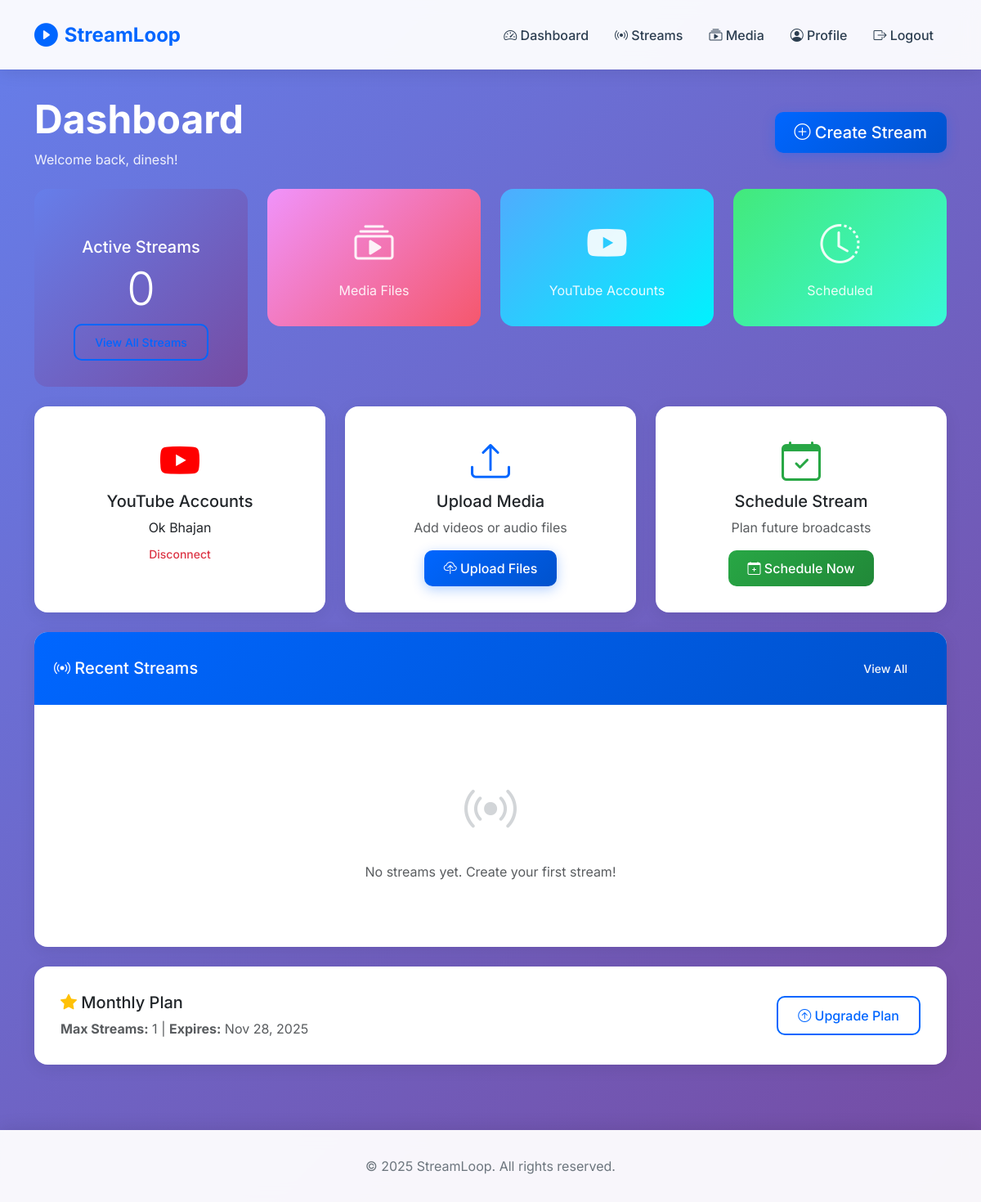
The app's page /accounts/dashboard/ (signed in), older data.
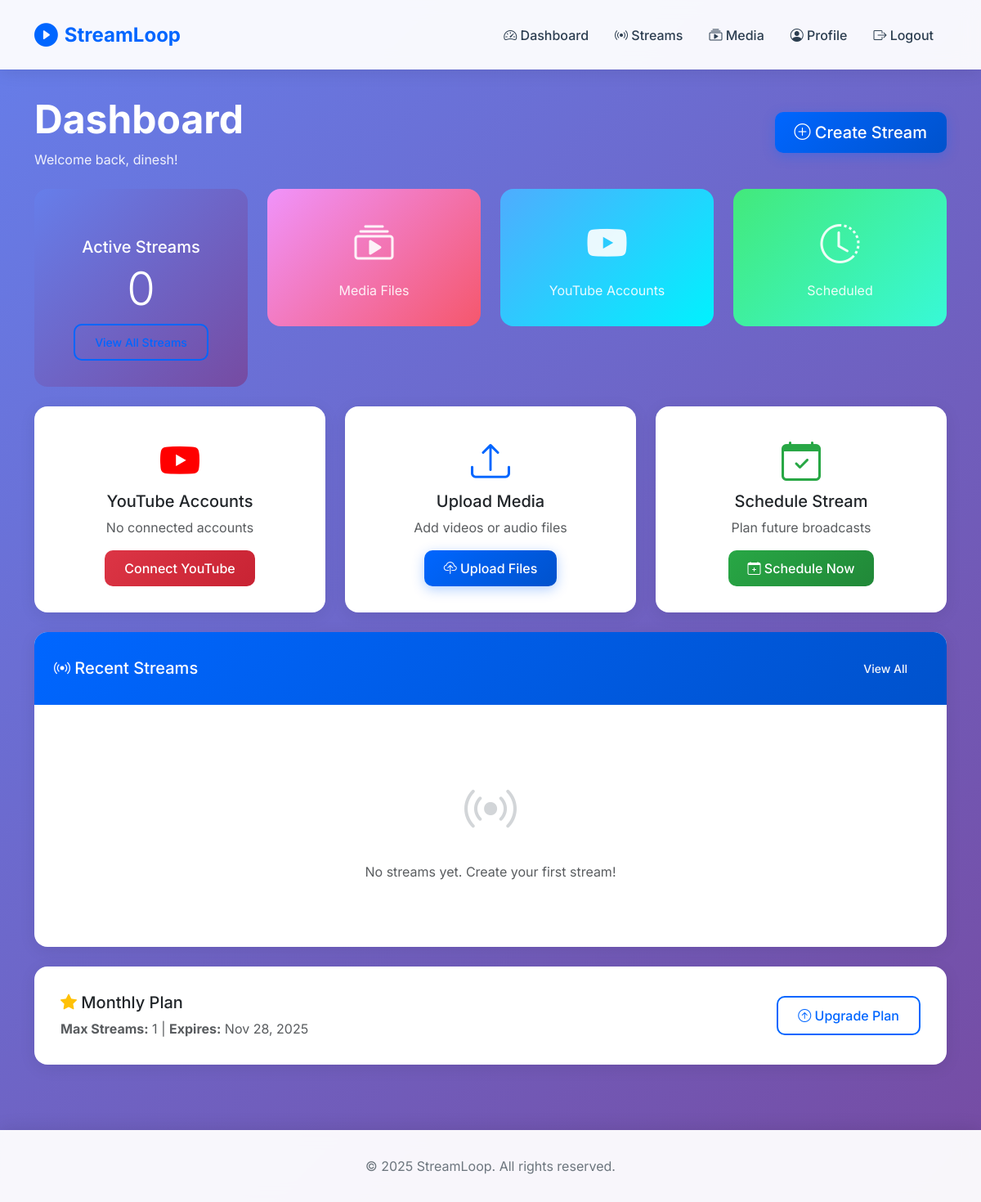
The same page, newer data.
### apps/accounts/models.py (models this page shows, shortened)
class YouTubeAccount(models.Model):
    user = models.ForeignKey(User, on_delete=models.CASCADE, related_name='youtube_accounts')
    channel_id = models.CharField(max_length=255, unique=True)
    channel_title = models.CharField(max_length=255)
    access_token = models.TextField()
    refresh_token = models.TextField()
    token_expiry = models.DateTimeField(null=True, blank=True)
    is_active = models.BooleanField(default=False)
    created_at = models.DateTimeField(auto_now_add=True)
    updated_at = models.DateTimeField(auto_now=True)
    class Meta:
        verbose_name = 'YouTube Account'
        verbose_name_plural = 'YouTube Accounts'

### apps/payments/models.py (models this page shows, shortened)
class Subscription(models.Model):
    PLAN_CHOICES = [
        ('monthly', 'Monthly Plan'),
        ('annual', 'Annual Plan'),
    ]
    STATUS_CHOICES = [
        ('active', 'Active'),
        ('expired', 'Expired'),
        ('cancelled', 'Cancelled'),
    ]
    user = models.ForeignKey(User, on_delete=models.CASCADE, related_name='subscriptions')
    plan_type = models.CharField(max_length=20, choices=PLAN_CHOICES)
    razorpay_order_id = models.CharField(max_length=255, unique=True)
    razorpay_payment_id = models.CharField(max_length=255, blank=True)
    razorpay_signature = models.CharField(max_length=255, blank=True)
    amount = models.IntegerField()  # in paise
    max_streams = models.IntegerField()
    storage_limit = models.BigIntegerField()  # in bytes (1GB = 1073741824 bytes, 2GB = 2147483648 bytes)
    status = models.CharField(max_length=20, choices=STATUS_CHOICES, default='active')
    is_active = models.BooleanField(default=True)
    start_date = models.DateTimeField(auto_now_add=True)
    end_date = models.DateTimeField()
    created_at = models.DateTimeField(auto_now_add=True)
    updated_at = models.DateTimeField(auto_now=True)
    class Meta:
        verbose_name = 'Subscription'
        verbose_name_plural = 'Subscriptions'
        ordering = ['-created_at']

### apps/accounts/views.py (the view)
# urls.py: path('dashboard/', views.dashboard_view, name='dashboard'),
@login_required
def dashboard_view(request):
    try:
        subscription = Subscription.objects.filter(
            user=request.user,
            is_active=True
        ).order_by('-created_at').first()
    except:
        subscription = None
    youtube_accounts = request.user.youtube_accounts.filter(is_active=True)
    active_streams = request.user.streams.filter(status__in=['running', 'starting'])
    context = {
        'subscription': subscription,
        'youtube_accounts': youtube_accounts,
        'active_streams': active_streams,
    }
    return render(request, 'accounts/dashboard.html', context)

### templates/accounts/dashboard.html (shortened to what this page needs)
{% extends 'base.html' %}
{% block content %}
<div class="fade-in">
    <div class="d-flex justify-content-between align-items-center mb-4">
        <div>
            <h1 class="display-5 fw-bold text-white mb-2">Dashboard</h1>
            <p class="text-white mb-0" style="opacity: 0.9;">Welcome back, {{ user.username }}!</p>
        </div>
        <div>
            <a href="{% url 'stream_create' %}" class="btn btn-primary btn-lg">
                <i class="bi bi-plus-circle"></i> Create Stream
            </a>
        </div>
    </div>
    <div class="row g-4 mb-4">
        <div class="col-md-3">
            <div class="stat-card">
                 <h5 class="card-title"> Active Streams</h5>
                 <h2 class="display-4">{{ active_streams.count }}</h2>
                 <a href="{% url 'stream_list' %}" class="btn btn-outline-primary btn-sm">View All Streams</a>
            </div>
        </div>
        <div class="col-md-3">
            <div class="stat-card" style="background: linear-gradient(135deg, #f093fb 0%, #f5576c 100%);">
                <i class="bi bi-collection-play"></i>
                <p>Media Files</p>
            </div>
        </div>
        <div class="col-md-3">
            <div class="stat-card" style="background: linear-gradient(135deg, #4facfe 0%, #00f2fe 100%);">
                <i class="bi bi-youtube"></i>
                <p>YouTube Accounts</p>
            </div>
        </div>
        <div class="col-md-3">
            <div class="stat-card" style="background: linear-gradient(135deg, #43e97b 0%, #38f9d7 100%);">
                <i class="bi bi-clock-history"></i>
                <p>Scheduled</p>
            </div>
        </div>
    </div>
    <div class="row g-4 mb-4">
        <div class="col-md-4">
            <div class="card h-100">
                <div class="card-body text-center">
                    <i class="bi bi-youtube" style="font-size: 3rem; color: #FF0000; margin-bottom: 1rem;"></i>
                     <h5 class="card-title"> YouTube Accounts</h5>
                    {% if youtube_accounts %}
                        <ul class="list-unstyled">
                            {% for account in youtube_accounts %}
                                <li> {{ account.channel_title }}</li>
                                <a href="{% url 'disconnect_youtube' account.id %}" onclick="return confirm('Disconnect from YouTube?');" class="btn btn-outline-danger btn-sm">
                                 Disconnect
                                </a>
                            {% endfor %}
                        </ul>
                    {% else %}
                        <p class="card-text text-muted">No connected accounts</p>
                        <a href="{% url 'connect_youtube' %}" class="btn btn-danger">
                             Connect YouTube
                        </a>
                    {% endif %}
                </div>
            </div>
        </div>
        <div class="col-md-4">
            <div class="card h-100">
                <div class="card-body text-center">
                    <i class="bi bi-upload" style="font-size: 3rem; color: var(--primary-color); margin-bottom: 1rem;"></i>
                    <h5 class="card-title">Upload Media</h5>
                    <p class="text-muted mb-3">Add videos or audio files</p>
                    <a href="{% url 'media_upload' %}" class="btn btn-primary">
                        <i class="bi bi-cloud-upload"></i> Upload Files
                    </a>
                </div>
            </div>
        </div>
        <div class="col-md-4">
            <div class="card h-100">
                <div class="card-body text-center">
                    <i class="bi bi-calendar-check" style="font-size: 3rem; color: var(--success-color); margin-bottom: 1rem;"></i>
                    <h5 class="card-title">Schedule Stream</h5>
                    <p class="text-muted mb-3">Plan future broadcasts</p>
                    <a href="{% url 'stream_create' %}" class="btn btn-success">
                        <i class="bi bi-calendar-plus"></i> Schedule Now
                    </a>
                </div>
            </div>
        </div>
    </div>
    <div class="card mb-4">
        <div class="card-header">
            <div class="d-flex justify-content-between align-items-center">
                <h5 class="mb-0">
                    <i class="bi bi-broadcast"></i> Recent Streams
                </h5>
                <a href="{% url 'stream_list' %}" class="btn btn-sm btn-outline-light">
                    View All
                </a>
            </div>
        </div>
        <div class="card-body">
            {% if recent_streams %}
                <div class="table-responsive">
                    <table class="table table-hover mb-0">
                        <thead>
                            <tr>
                                <th>Title</th>
                                <th>Status</th>
                                <th>Started</th>
                                <th>Actions</th>
                            </tr>
                        </thead>
                        <tbody>
                            {% for stream in recent_streams %}
                            <tr>
                                <td>
                                    <strong>{{ stream.title }}</strong>
                                </td>
                                <td>
                                    {% if stream.status == 'running' %}
                                        <span class="badge bg-success">
                                            <i class="bi bi-broadcast"></i> Live
                                        </span>
                                    {% elif stream.status == 'scheduled' %}
                                        <span class="badge bg-warning text-dark">
                                            <i class="bi bi-clock"></i> Scheduled
                                        </span>
                                    {% else %}
                                        <span class="badge bg-secondary">
                                            <i class="bi bi-stop-circle"></i> Stopped
                                        </span>
                                    {% endif %}
                                </td>
                                <td>
                                    {% if stream.started_at %}
                                        {{ stream.started_at|date:"M d, Y H:i" }}
                                    {% else %}
                                        -
                                    {% endif %}
                                </td>
                                <td>
                                    <a href="{% url 'stream_detail' stream.id %}" class="btn btn-sm btn-outline-primary">
                                        <i class="bi bi-eye"></i> View
                                    </a>
                                    {% if stream.status == 'running' %}
                                        <a href="{% url 'stream_stop' stream.id %}" class="btn btn-sm btn-outline-danger">
                                            <i class="bi bi-stop-circle"></i> Stop
                                        </a>
                                    {% endif %}
                                </td>
                            </tr>
                            {% endfor %}
                        </tbody>
                    </table>
                </div>
            {% else %}
                <div class="text-center py-5">
                    <i class="bi bi-broadcast" style="font-size: 4rem; color: var(--text-secondary); opacity: 0.3;"></i>
                    <p class="text-muted mt-3 mb-0">No streams yet. Create your first stream!</p>
                </div>
            {% endif %}
        </div>
    </div>
    {% if subscription %}
    <div class="card">
        <div class="card-body">
            <div class="row align-items-center">
                <div class="col-md-8">
                    <h5 class="mb-2">
                        <i class="bi bi-star-fill text-warning"></i> {{ subscription.plan_type|title }} Plan
                    </h5>
                    <p class="text-muted mb-0">
                        <strong>Max Streams:</strong> {{ subscription.max_streams }} |
                        <strong>Expires:</strong> {{ subscription.end_date|date:"M d, Y" }}
                    </p>
                </div>
                <div class="col-md-4 text-end">
                    <a href="{% url 'subscribe' %}" class="btn btn-outline-primary">
                        <i class="bi bi-arrow-up-circle"></i> Upgrade Plan
                    </a>
                </div>
            </div>
        </div>
    </div>
    {% endif %}
</div>
{% endblock %}

### templates/base.html (shortened to what this page needs)
<!DOCTYPE html>
<html lang="en">
<head>
    <link href="https://cdn.jsdelivr.net/npm/bootstrap@5.3.2/dist/css/bootstrap.min.css" rel="stylesheet">
    <link rel="stylesheet" href="https://cdn.jsdelivr.net/npm/bootstrap-icons@1.11.1/font/bootstrap-icons.min.css">
</head>
<body>
    <nav class="navbar navbar-expand-lg sticky-top">
        <div class="container">
            <a class="navbar-brand" href="{% url 'home' %}">
                <i class="bi bi-play-circle-fill"></i>
                StreamLoop
            </a>
            <div class="collapse navbar-collapse" id="navbarNav">
                <ul class="navbar-nav ms-auto">
                    {% if user.is_authenticated %}
                        <li class="nav-item">
                            <a class="nav-link" href="{% url 'dashboard' %}">
                                <i class="bi bi-speedometer2"></i> Dashboard
                            </a>
                        </li>
                        <li class="nav-item">
                            <a class="nav-link" href="{% url 'stream_list' %}">
                                <i class="bi bi-broadcast"></i> Streams
                            </a>
                        </li>
                        <li class="nav-item">
                            <a class="nav-link" href="{% url 'media_list' %}">
                                <i class="bi bi-collection-play"></i> Media
                            </a>
                        </li>
                        <li class="nav-item">
                            <a class="nav-link" href="{% url 'profile' %}">
                                <i class="bi bi-person-circle"></i> Profile
                            </a>
                        </li>
                        <li class="nav-item">
                            <a class="nav-link" href="{% url 'logout' %}">
                                <i class="bi bi-box-arrow-right"></i> Logout
                            </a>
                        </li>
                    {% endif %}
                </ul>
            </div>
        </div>
    </nav>
    <div class="main-content">
        <div class="container">
            {% block content %}{% endblock %}
        </div>
    </div>
    <footer class="footer text-center">
        <div class="container">
            <p>&copy; 2025 StreamLoop. All rights reserved.</p>
        </div>
    </footer>
</body>
</html>

### templates/base.html (style rules this page uses)
:root { --primary-color: #0066ff; --secondary-color: #6c757d; --success-color: #28a745; --danger-color: #dc3545; --warning-color: #ffc107; --dark-bg: #1a1d29; --card-bg: #ffffff; --text-primary: #2c3e50; --text-secondary: #6c757d; --border-color: #e9ecef; }
* { margin: 0; padding: 0; box-sizing: border-box; }
body { font-family: 'Inter', sans-serif; background: linear-gradient(135deg, #667eea 0%, #764ba2 100%); min-height: 100vh; color: var(--text-primary); }
.navbar { background: rgba(255, 255, 255, 0.95); backdrop-filter: blur(10px); box-shadow: 0 2px 20px rgba(0, 0, 0, 0.1); padding: 1rem 0; }
.navbar-brand { font-weight: 700; font-size: 1.5rem; color: var(--primary-color) !important; display: flex; align-items: center; gap: 0.5rem; }
.navbar-brand i { font-size: 1.8rem; }
.nav-link { color: var(--text-primary) !important; font-weight: 500; padding: 0.5rem 1rem !important; border-radius: 8px; transition: all 0.3s ease; }
.main-content { min-height: calc(100vh - 180px); padding: 2rem 0; }
.card { border: none; border-radius: 16px; box-shadow: 0 4px 20px rgba(0, 0, 0, 0.08); transition: transform 0.3s ease, box-shadow 0.3s ease; background: var(--card-bg); overflow: hidden; }
.card-header { background: linear-gradient(135deg, var(--primary-color), #0052cc); color: white; border: none; padding: 1.5rem; font-weight: 600; font-size: 1.1rem; }
.card-body { padding: 2rem; }
.btn { border-radius: 10px; padding: 0.625rem 1.5rem; font-weight: 500; transition: all 0.3s ease; border: none; }
.btn-primary { background: linear-gradient(135deg, var(--primary-color), #0052cc); box-shadow: 0 4px 15px rgba(0, 102, 255, 0.3); }
.btn-success { background: linear-gradient(135deg, #28a745, #218838); }
.btn-danger { background: linear-gradient(135deg, #dc3545, #c82333); }
.btn-outline-primary { border: 2px solid var(--primary-color); color: var(--primary-color); background: transparent; }
.footer { background: rgba(255, 255, 255, 0.95); backdrop-filter: blur(10px); padding: 2rem 0; margin-top: 3rem; box-shadow: 0 -2px 20px rgba(0, 0, 0, 0.1); }
.footer p { margin: 0; color: var(--text-secondary); }
.stat-card { background: linear-gradient(135deg, #667eea 0%, #764ba2 100%); color: white; border-radius: 16px; padding: 2rem; text-align: center; }
.stat-card i { font-size: 3rem; margin-bottom: 1rem; opacity: 0.9; }
.stat-card p { margin: 0; opacity: 0.9; }
.fade-in { animation: fadeIn 0.6s ease-out; }

Row changes from the older to the newer data that the page shows:
no longer on this page (row edited): YouTubeAccount: channel_title "Ok Bhajan"
Text that changed along with them:
text now shown: "No connected accounts Connect YouTube"
